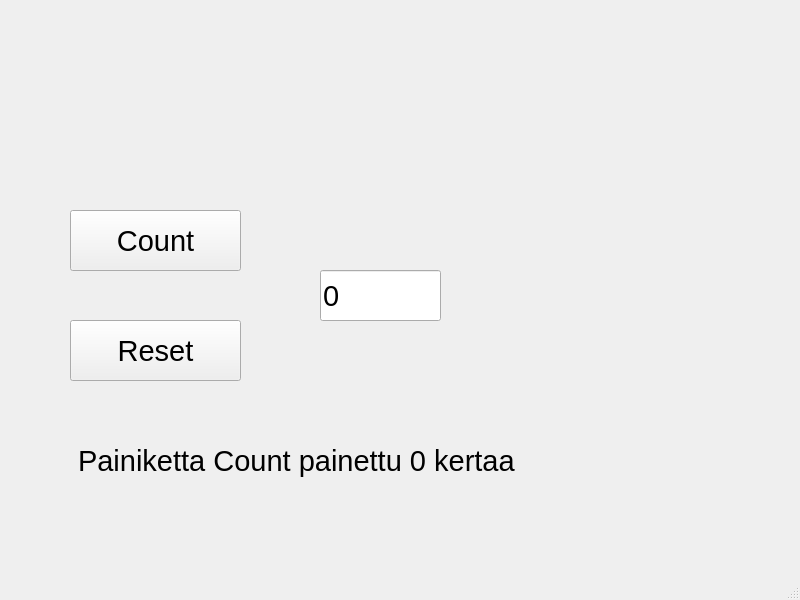
<?xml version="1.0" encoding="UTF-8"?>
<ui version="4.0">
 <class>MainWindow</class>
 <widget class="QMainWindow" name="MainWindow">
  <property name="geometry">
   <rect>
    <x>0</x>
    <y>0</y>
    <width>800</width>
    <height>600</height>
   </rect>
  </property>
  <property name="windowTitle">
   <string>MainWindow</string>
  </property>
  <widget class="QWidget" name="centralwidget">
   <widget class="QPushButton" name="btnCount">
    <property name="geometry">
     <rect>
      <x>70</x>
      <y>210</y>
      <width>171</width>
      <height>61</height>
     </rect>
    </property>
    <property name="font">
     <font>
      <pointsize>22</pointsize>
     </font>
    </property>
    <property name="text">
     <string>Count</string>
    </property>
   </widget>
   <widget class="QPushButton" name="btnReset">
    <property name="geometry">
     <rect>
      <x>70</x>
      <y>320</y>
      <width>171</width>
      <height>61</height>
     </rect>
    </property>
    <property name="font">
     <font>
      <pointsize>22</pointsize>
     </font>
    </property>
    <property name="text">
     <string>Reset</string>
    </property>
   </widget>
   <widget class="QLineEdit" name="txtResult">
    <property name="geometry">
     <rect>
      <x>320</x>
      <y>270</y>
      <width>121</width>
      <height>51</height>
     </rect>
    </property>
    <property name="font">
     <font>
      <pointsize>22</pointsize>
     </font>
    </property>
    <property name="text">
     <string>0</string>
    </property>
   </widget>
   <widget class="QLabel" name="labelInfo">
    <property name="geometry">
     <rect>
      <x>78</x>
      <y>435</y>
      <width>651</width>
      <height>51</height>
     </rect>
    </property>
    <property name="font">
     <font>
      <pointsize>22</pointsize>
     </font>
    </property>
    <property name="text">
     <string>Painiketta Count painettu 0 kertaa</string>
    </property>
   </widget>
  </widget>
  <widget class="QMenuBar" name="menubar">
   <property name="geometry">
    <rect>
     <x>0</x>
     <y>0</y>
     <width>800</width>
     <height>21</height>
    </rect>
   </property>
  </widget>
  <widget class="QStatusBar" name="statusbar"/>
 </widget>
 <resources/>
 <connections/>
</ui>
